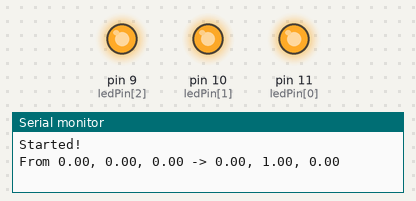
A sketch run on a simulated Arduino Uno, built with avr-gcc and run on an emulated ATmega328P. On the bench: output pins drawn as LEDs (lit = HIGH), the last lines printed to the serial monitor.

Above: at 0.15 s.
At 5.2 s:
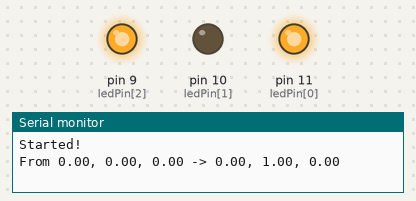
At 12.4 s:
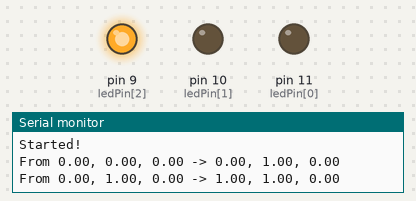
At 19.6 s:
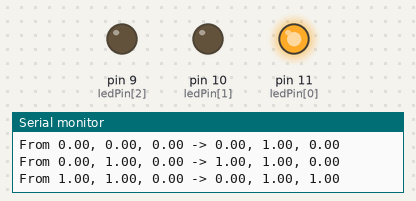
At 26.8 s:
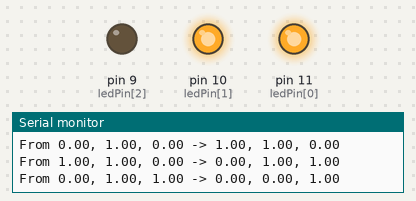
At 34.0 s:
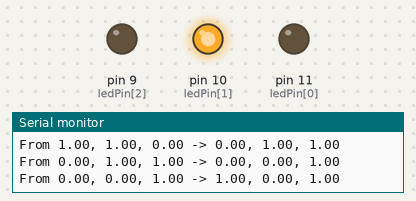
Timing chart, 0 to 40.0 s (numbered marks = the images above):
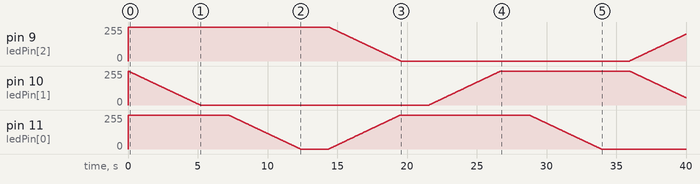

The sketch:

ProgressiveRainbow2.ino
```cpp
int ledPin[] = {11,10,9};
int stepDelayMs = 20;
int colorHoldMs = 2000;

double sequence[9][3] = {0.0, 1.0, 0.0,  //green
                         1.0, 1.0, 0.0,  //yellow
                         0.0, 1.0, 1.0,  //cyan
                         0.0, 0.0, 1.0,  //blue
                         1.0, 0.0, 1.0,  //purple
                         1.0, 1.0, 0.0,  //yellow
                         1.0, 0.0, 0.0,  //red
                         1.0, 0.0, 1.0,  //purple
                         0.0, 1.0, 1.0}; //cyan

double currentLevel[] = {0.0, 0.0, 0.0};
int nextInSequence = 0;


void setup()
{
  Serial.begin(9600);
  Serial.println("Started!");
  for(int i=0; i<3; i++)
  {
    pinMode(ledPin[i],OUTPUT);
    analogWrite(ledPin[i], 255);
  }
}

void loop()
{
  Serial.print("From ");
  Serial.print(currentLevel[0]);Serial.print(", ");
  Serial.print(currentLevel[1]);Serial.print(", ");
  Serial.print(currentLevel[2]);Serial.print(" -> ");
  Serial.print(sequence[nextInSequence][0]);Serial.print(", ");
  Serial.print(sequence[nextInSequence][1]);Serial.print(", ");
  Serial.println(sequence[nextInSequence][2]);

  // Fade to the next color
  for(int iLevel=0; iLevel<256; iLevel++)
  {
    for(int iLed=0; iLed < 3; iLed++)
    {
      double output = currentLevel[iLed] + ((sequence[nextInSequence][iLed] - currentLevel[iLed]) * double(iLevel) / 255.0);
      analogWrite(ledPin[iLed], 255 - int(output * 255.0));
    }
    delay(stepDelayMs);
  }

  // Copy current value to previous value
  for(int iLed = 0; iLed < 3; iLed++)
  {
    currentLevel[iLed] = sequence[nextInSequence][iLed];
  }
  nextInSequence = (nextInSequence + 1) % 9;
  delay(colorHoldMs);
 }
```
